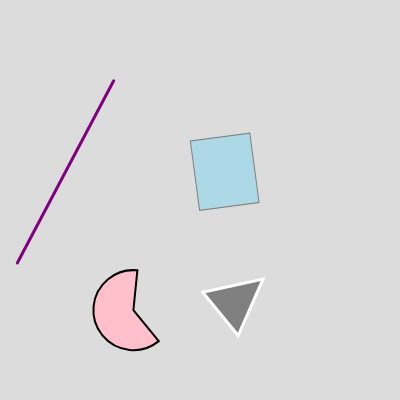
Frame 1 (no input)
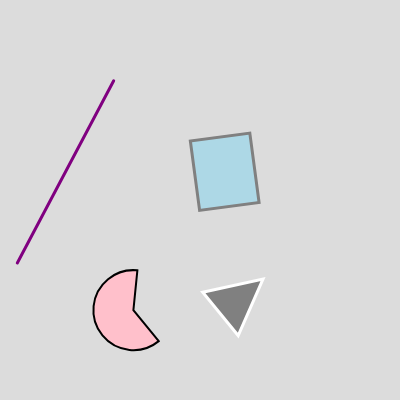
Frame 60 (no input)
Frame 120 (the mouse pressed at the canvas centre since frame 60): identical to frame 60, image omitted

The p5.js sketch that drew these frames (run headless with seeded random() and noise() and a simulated clock; from frame 60 on, the mouse is pressed at the canvas centre):

// p5.js sketch
// ── sketch.js
function setup() {
  createCanvas(400, 400);
}

function draw() {
  background(220);
  
  rectMode(CENTER)
  rotate(25)
  fill('lightblue')
  stroke('grey')
  push()
  strokeWeight('3')
  pop()
  translate(200,200)
  rect(0,0,60,70)
  
  fill('pink')
  stroke('black')
  strokeWeight('2')
  translate(-50,30)
  rotate(45)
  arc(50, 100, 80, 80, 0, PI + QUARTER_PI, PIE);
  
  fill('grey')
  stroke('white')
  strokeWeight('3')
  translate(50,-40)
  triangle(30, 75, 58, 20, 86, 75);
  
  stroke('purple')
  line(-190, 10, -110, 200);
}
